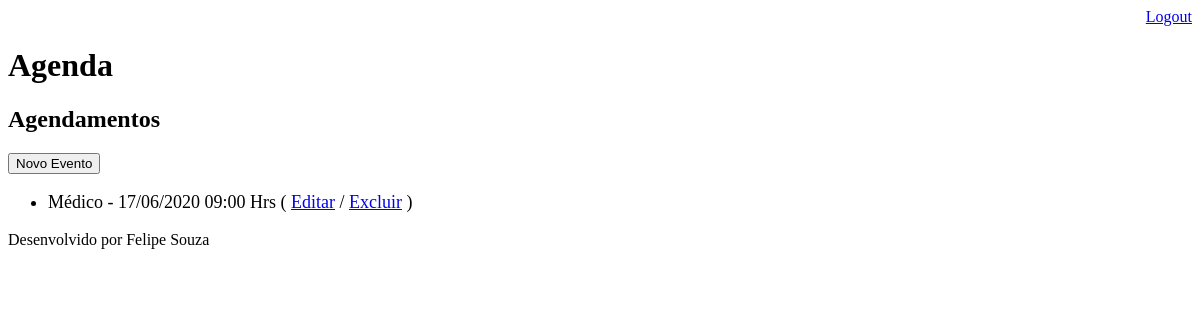
/agenda/ (signed in), run on an earlier commit of the app's database.
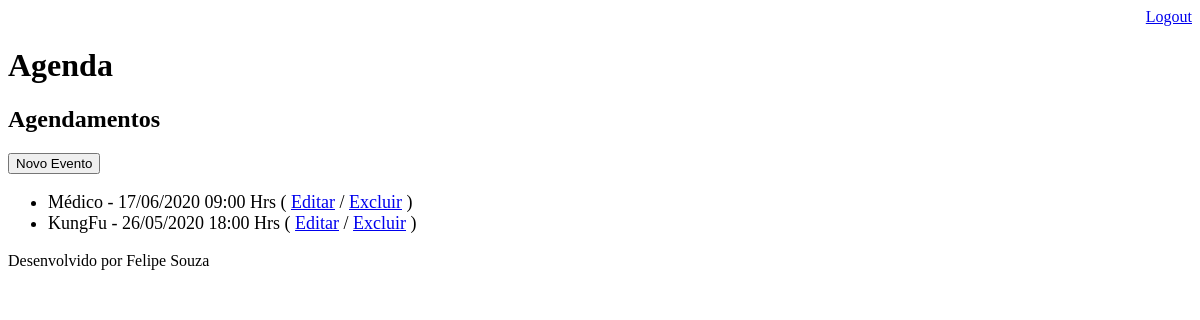
And on a later commit of the database.
### core/models.py (models this page shows, shortened)
class Evento(models.Model):
    titulo = models.CharField(max_length=100)
    descricao = models.TextField(blank=True, null=True)
    local = models.CharField(max_length=100)
    data_evento = models.DateTimeField(verbose_name='Data do Evento')
    data_criacao = models.DateTimeField(auto_now=True)
    usuario = models.ForeignKey(User, on_delete=models.CASCADE)
    class Meta:
        db_table = 'evento'
    def get_data_evento(self):
        return self.data_evento.strftime('%d/%m/%Y %H:%M Hrs')
    def get_evento_atrasado(self):
        if self.data_evento < datetime.now():
            print(f'Atrasado: {self.data_evento}')
            return True
        else:
            return False

### core/views.py (the view)
# urls.py: path('agenda/', views.listaeventos),
@login_required(login_url='/login/')
def listaeventos(request):
    usuario = request.user
    dataatual = datetime.now() - timedelta(hours=1)
    evento = Evento.objects.filter(usuario=usuario, data_evento__gt=dataatual)
    dados = {'eventos':evento,}
    return render(request, 'agenda.html', dados)

### templates/agenda.html (shortened to what this page needs)
{% extends "model-page.html" %}
{% block content %}
    <h2>Agendamentos</h2>
    <a href="evento/">
        <button type="button">Novo Evento</button>
    </a>
    <ul style="font-size: 18px">
        {% for evento in eventos %}
        <li>
            <div style=>
                {{ evento.titulo }} - {{ evento.get_data_evento }}
                ( <a href="evento/?id={{ evento.id }}">Editar</a> / <a href="evento/delete/{{ evento.id }}/">Excluir</a> )
            </div>
        </li>
        {% endfor %}
    </ul>
{% endblock %}

What changed in the data, as far as the page shows it:
added Evento: titulo "KungFu", get_data_evento "26/05/2020 18:00 Hrs"
